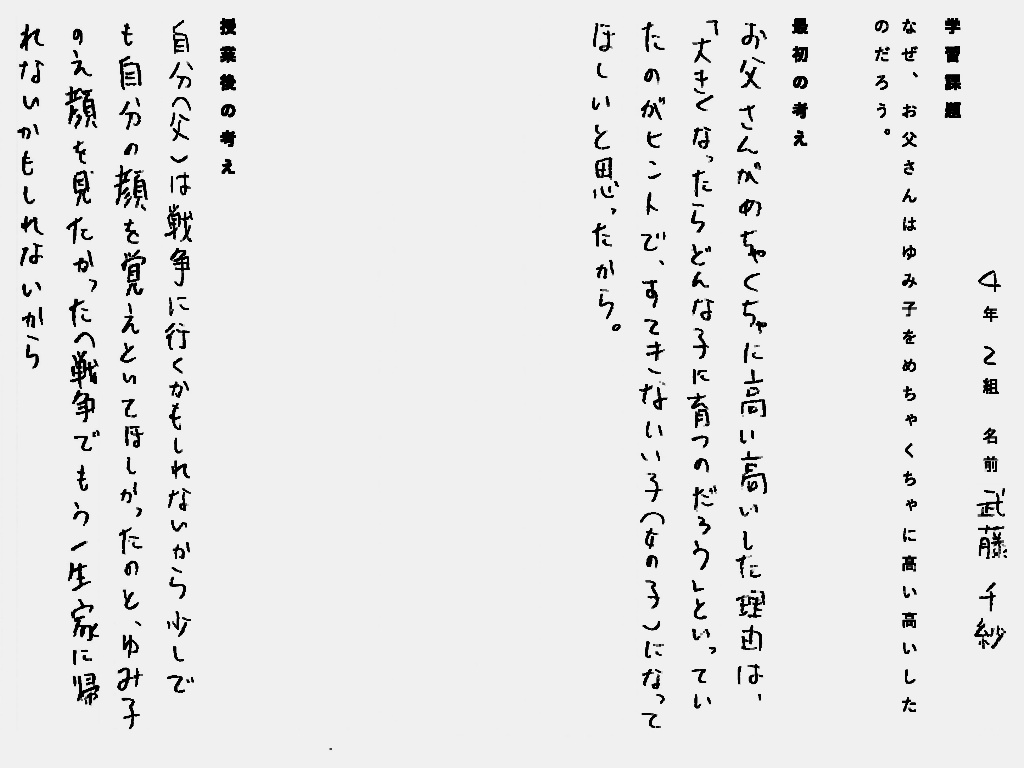
#> input picture dilated_image.jpg, 1024 x 768 px
$ python -i noise_reduction.py   (imports and definitions only)
#> lines starting #> are read from the running program, lines starting #| are printed output that depends on the picture; after the words box and inside, x2 and y2 are one past the last pixel; in counts of white or black regions, pixels touching at a corner belong together
import cv2

def grayscale(image):
    return cv2.cvtColor(image, cv2.COLOR_BGR2GRAY)

def noise_removal(image):
    import numpy as np
    kernel = np.ones((1, 1), np.uint8)
    image = cv2.dilate(image, kernel, iterations=1)
    kernel = np.ones((1, 1), np.uint8)
    image = cv2.erode(image, kernel, iterations=1)
    image = cv2.morphologyEx(image, cv2.MORPH_CLOSE, kernel)
    image = cv2.medianBlur(image, 3)
    return image


def noise_reduce(img):
    gray_image = grayscale(img)
    thresh, im_bw = cv2.threshold(gray_image, 210, 255, cv2.THRESH_BINARY)
    no_noise = noise_removal(im_bw)
    return no_noise

>>> import cv2
>>> picture = cv2.imread('dilated_image.jpg')
#> picture is the input picture: shape (768, 1024, 3); min 0, max 248, mean 230.8
>>> result = noise_reduce(picture)
#> in noise_reduce, `thresh, im_bw = cv2.threshold(gray_image, 210, 255, cv2.THRESH_BINARY)`:
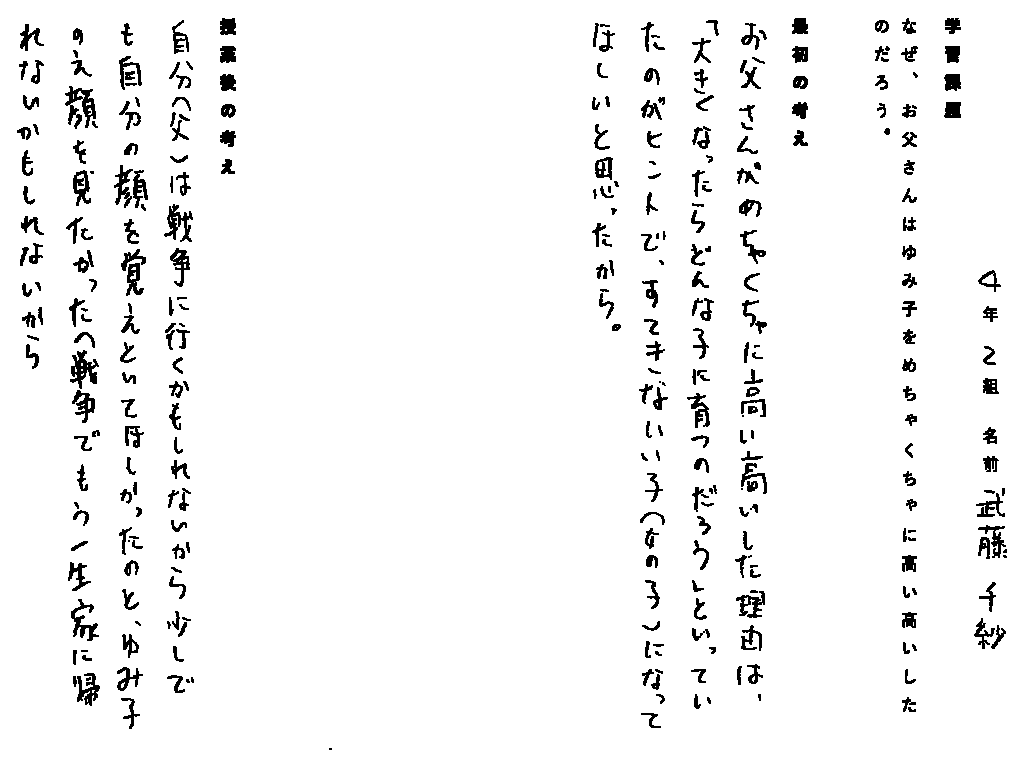
#> im_bw: shape (768, 1024); 95.7% white; 331 black regions (30 under 20 px), largest, box (x1, y1, x2, y2) and area: (65, 86, 96, 129) 624, (70, 350, 99, 389) 526, (164, 204, 193, 242) 467
#> in noise_removal, `image = cv2.medianBlur(image, 3)`:
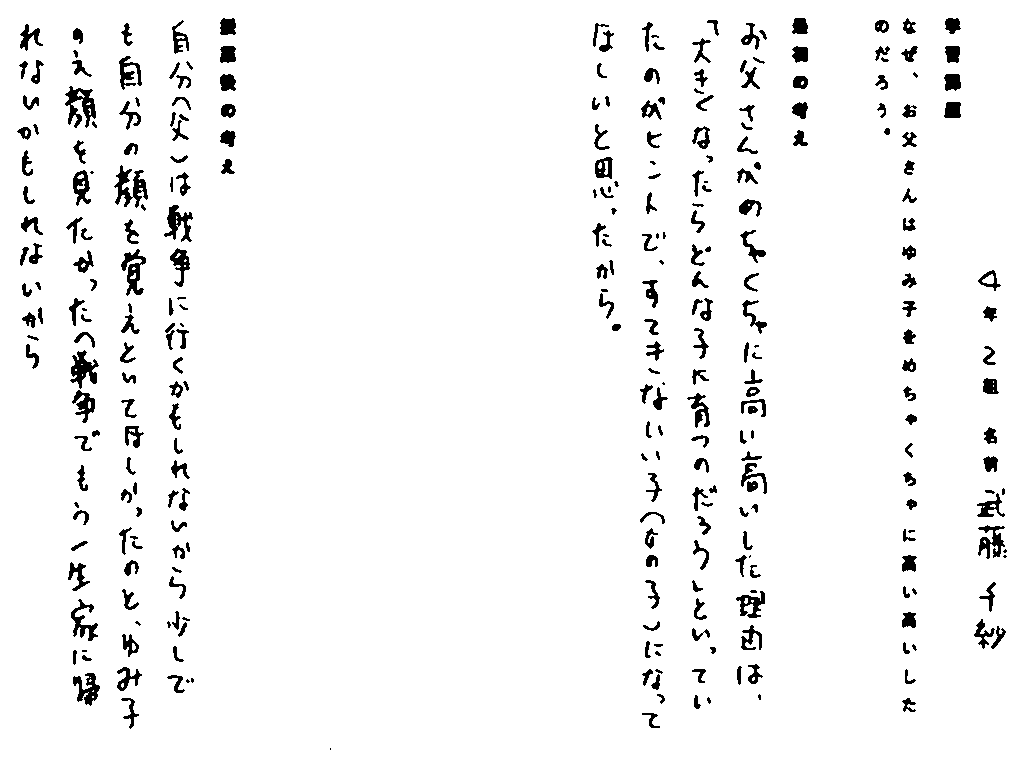
#> image: shape (768, 1024); 95.7% white; 312 black regions (38 under 20 px), largest, box (x1, y1, x2, y2) and area: (65, 86, 96, 128) 642, (114, 165, 148, 208) 642, (70, 350, 99, 389) 544
